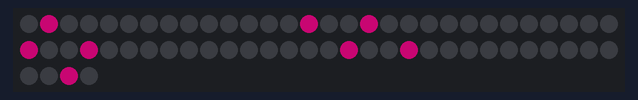
Recording of a sketch running on a simulated Arduino Uno, built with avr-gcc and run on an emulated ATmega328P. Shown: 64 RGB LEDs in strip order, left to right, continuing on the next row. Dim RGB values are drawn brighter than linear.

Above: at 3.1 s.

The sketch:

exemple_flor.ino
```cpp
#include <FastLED.h>

//VARIABLES GLOBALS DE LA PLACA (NO TOCAR)

#define LED_TYPE WS2811 //Tipus de placa
#define COLOR_ORDER GRB //Model de color (RGB)

//VARIABLES GLOBALS DEL NOSTRE DIBUIX

#define LED_PIN 3 //Pin on connectam de l'Arduino
#define NUM_LEDS 64 //Quantitat de LEDs de la matriu (8x8 = 64)
#define BRIGHTNESS 100 //Brillantor dels LEDs (0 a 100)

//CRGB leds[NUM_LEDS]; //Cream un array de 64 leds

//DEFINIM ELS COLORS QUE VOLEM EMPRAR

CRGB n = CRGB(0,0,0); //Negre
CRGB v = CRGB(34,139,34); //Verd
CRGB g = CRGB(255,255,0); //Groc
CRGB t = CRGB(255,140,0); //Taronja
CRGB r = CRGB(255,10,147); //Rosa

//FEM ELS DIBUIXOS

CRGB leds[NUM_LEDS] = {
  n, r, n, n, n, n, n, n,
  n, r, n, n, n, n, n, n,
  n, r, n, n, n, n, n, n,
  n, r, n, n, n, n, n, n,
  n, r, n, n, n, n, n, n,
  n, r, n, n, n, n, n, n,
  n, r, n, n, n, n, n, n,
  n, r, n, n, n, n, n, n,
};

CRGB leds_corregit[NUM_LEDS];

void setup() {

  //INICIALITZAM LA MATRIU, NO TOCAR

  delay(3000);  // power-up safety delay


  for(int dot = 0; dot < NUM_LEDS; dot++) {
    int fila = dot / 8;
    int columna = dot % 8;

    if (fila % 2 == 1){
      leds_corregit[dot] = leds[fila*8 + 7 - columna];
    }else{
      leds_corregit[dot] = leds[dot];
    }
  }

  FastLED.addLeds<LED_TYPE, LED_PIN, COLOR_ORDER>(leds_corregit, NUM_LEDS).setCorrection(TypicalLEDStrip);
  FastLED.setBrightness(BRIGHTNESS);
  //Passam el dibuix a la matriu
  /*
  for(int i = 0; i < NUM_LEDS; i++){
    leds[i] = dibuix[i];
  }
  */
  FastLED.show(); //Mostram els colors

}

void loop() {

}
```
